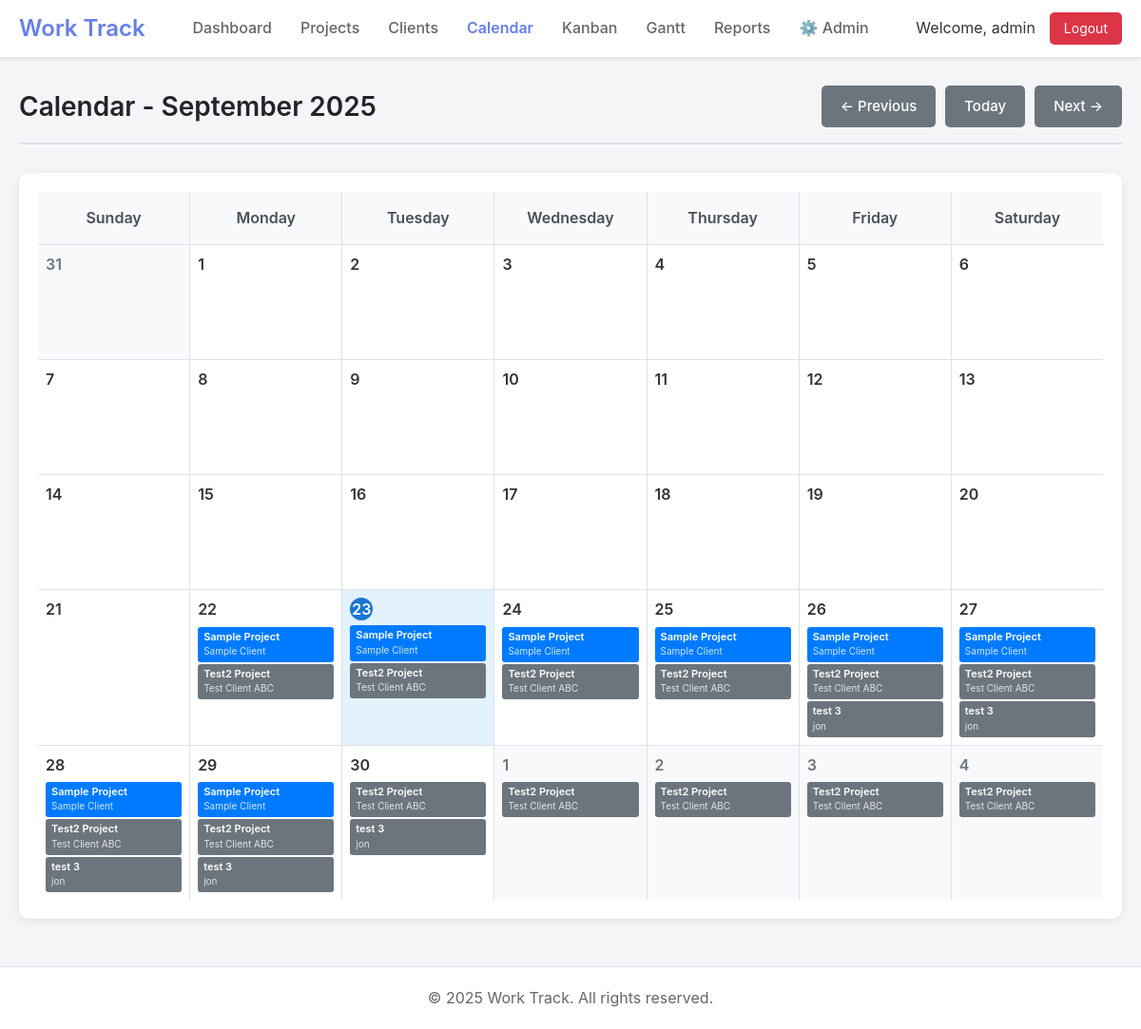
The page /calendar.php (signed in) on the database as committed earlier.
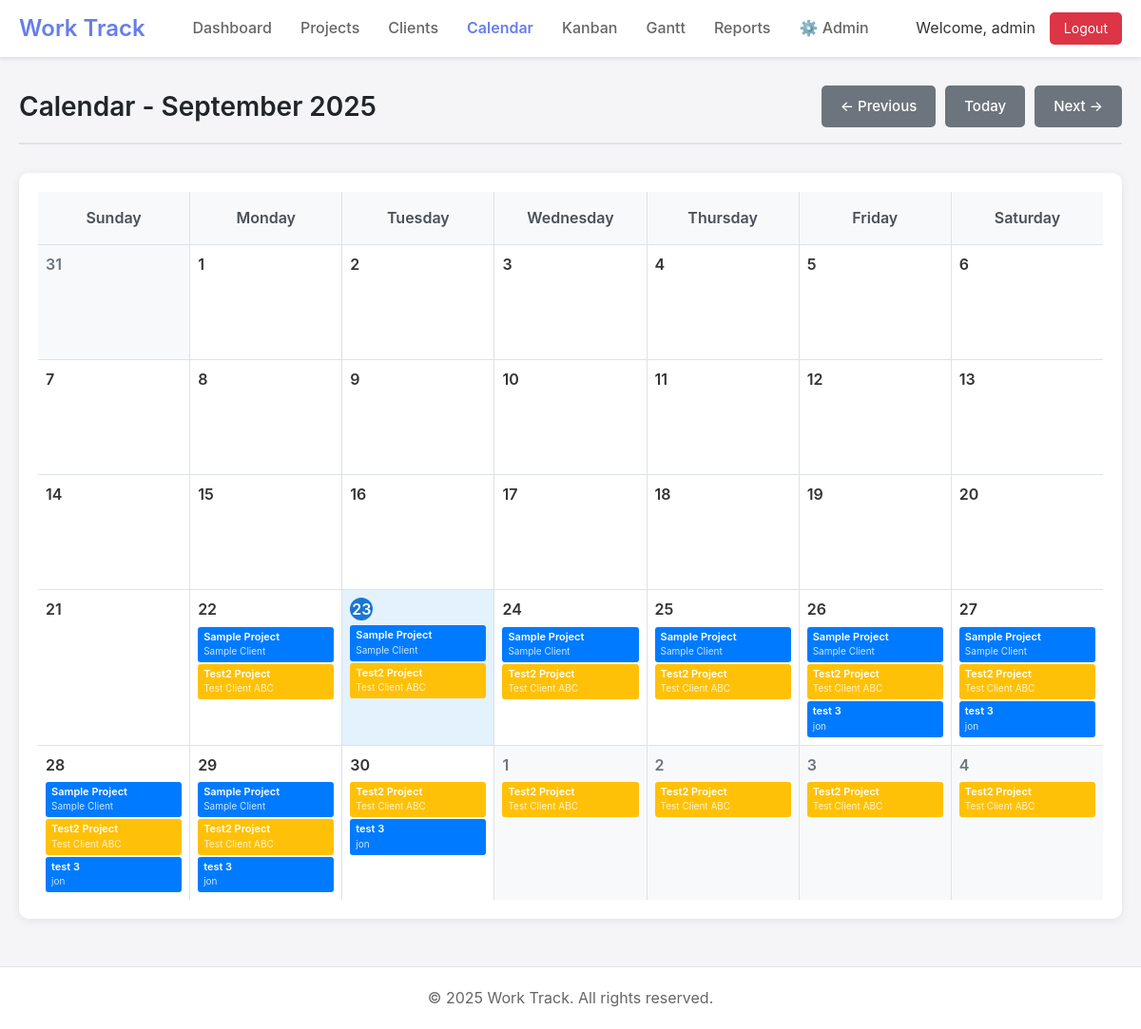
The same page on the database as committed later.
### calendar.php (the view, shortened to what the changed rows need)
<?php
require_once 'includes/header.php';
$currentMonth = $_GET['month'] ?? date('Y-m');
$monthStart = $currentMonth . '-01';
?>
<div class="page-header">
    <h1 class="page-title">Calendar - <?php echo date('F Y', strtotime($monthStart)); ?></h1>
</div>
<?php require_once 'includes/footer.php'; ?>

Rows that differ between the two databases and show on the page:
changed projects "Test2 Project": status_id 2 → 1 (drawn)
changed projects "test 3": status_id 2 → 3 (drawn)
